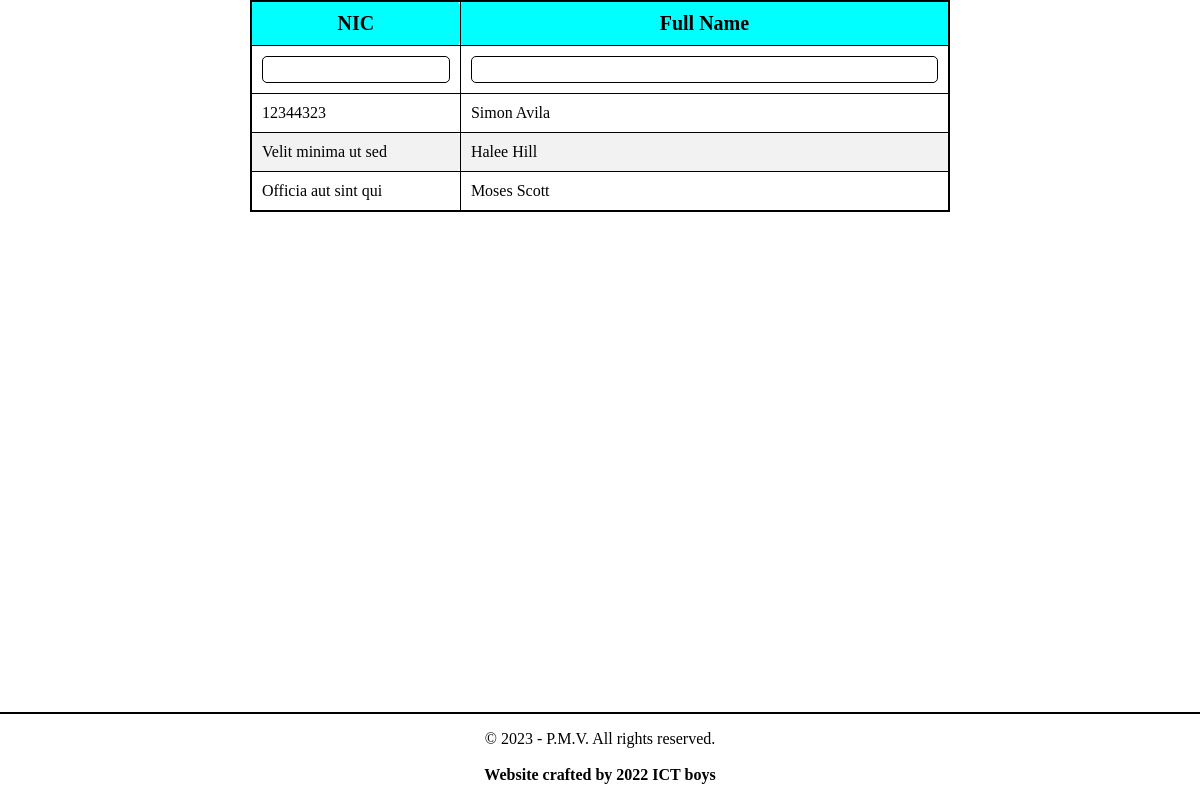
The app's page /teachers/, older data.
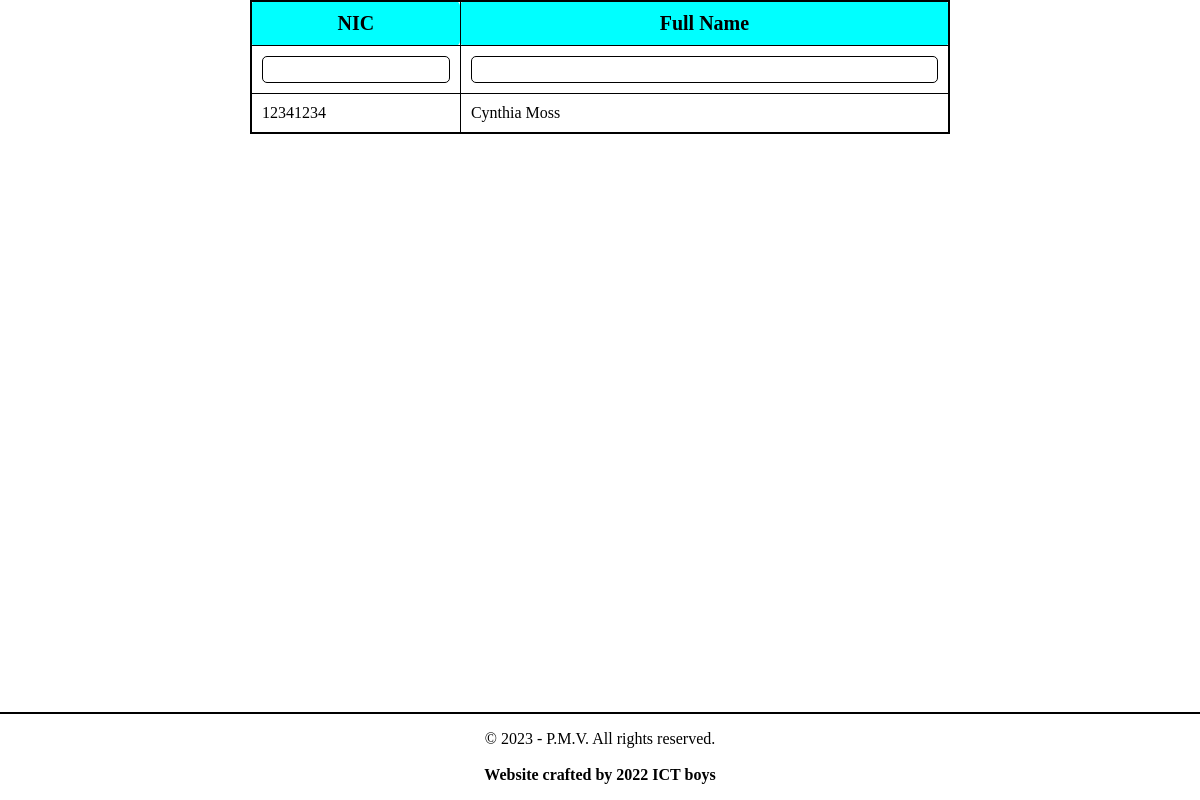
The same page, newer data.
### TeacherInfoHandler/models.py (models this page shows, shortened)
class TeacherInfo(models.Model):
    full_name = models.CharField(max_length=255)
    name_with_initials = models.CharField(max_length=255)
    date_of_birth = models.DateField()
    nic = models.CharField(max_length=15)
    password = models.CharField(max_length=20, default="0")
    gender = models.CharField(max_length=1)
    position = models.CharField(max_length=256)
    post = models.TextField()
    qr_key = models.TextField()
    special_notes = models.TextField()
    teacher_grade = models.CharField(max_length=50)
    address = models.TextField()
    contact_number = models.CharField(max_length=12)
    enrolled_date = models.DateField(auto_now=False)
    started_date = models.DateField(auto_now=False)
    class_info = models.ForeignKey('EDUInfoHandler.ClassInfo', on_delete=models.DO_NOTHING)
    subjects = models.CharField(max_length=50)

### TeacherInfoHandler/views.py (the view)
# urls.py: path("", TeacherListView.as_view(), name="TeacherListView"),
class TeacherListView(View):
    def get(self, request):
        log_file('Requested Teacher List')
        data = request.GET
        filter_kwargs = {}
        try:
            filter_kwargs['full_name__contains'] = data['name']
        except:
            pass
        try:
            filter_kwargs['nic__contains'] = data['nic']
        except:
            pass
        teachers_filtered = TeacherInfo.objects.filter(**filter_kwargs)[:100]
        return_data = []
        for teacher in teachers_filtered:
            return_data.append({
                "nic" : teacher.nic,
                "teacher_name" : teacher.full_name,
            })
        if data.get('data'):
            log_file(f'Returnng JSON of {return_data}')
            return JsonResponse(return_data, safe=False)
        log_file(f'Returnng rendered {return_data}')
        return render(request, template_name="all_teachers_admin_pc.html", context={
            'teachers': return_data,
            })

### manage.py (called while the page is built)
def log_file(string):
    if settings.DEBUG:
        with open('log.txt', 'a') as f:
            f.write(f'[{datetime.now().strftime("%d/%m/%Y %H:%M:%S")}] {string} \n')

### TeacherInfoHandler/templates/all_teachers_admin_pc.html (shortened to what this page needs)
<!DOCTYPE html>
<html lang="en">
<head>
</head>
<body>
  <table class="my-table" border="1">
    <colgroup>
      <col span="1" style="width: 30%;">
      <col span="1" style="width: 70%;">
    </colgroup>
    <thead>
      <tr>
        <td><b>NIC</b></td>
        <td><b>Full Name</b></td>
      </tr>
    </thead>
    <tr>
      <td><input type="number" name="integerInput"  id="index_number"></td>
      <td><input type="text" name="charInput" id="student_name"></td>
    </tr>
    <tbody>
      {% for teacher in teachers %}
      <tr>
        <td>
          {{ teacher.nic }}
        </td>
        <td>
          <a href="/teachers/{{ teacher.nic }}">{{ teacher.teacher_name }}</a>
        </td>
      </tr>
      {% endfor %}
    </tbody>
  </table>
  <br>
  <footer>
    <p>&copy; 2023 - P.M.V. All rights reserved.<br><br><b>Website crafted by 2022 ICT boys</b></p>
  </footer>
</body>
</html>

Row changes from the older to the newer data that the page shows:
removed TeacherInfo: nic "12344323", teacher_name "Simon Avila"
removed TeacherInfo: nic "Velit minima ut sed", teacher_name "Halee Hill"
changed TeacherInfo: nic "Officia aut sint qui" → "12341234" (drawn)
Text that changed along with them:
new list line: "12341234 Cynthia Moss"
list line gone: "Officia aut sint qui Moses Scott"
